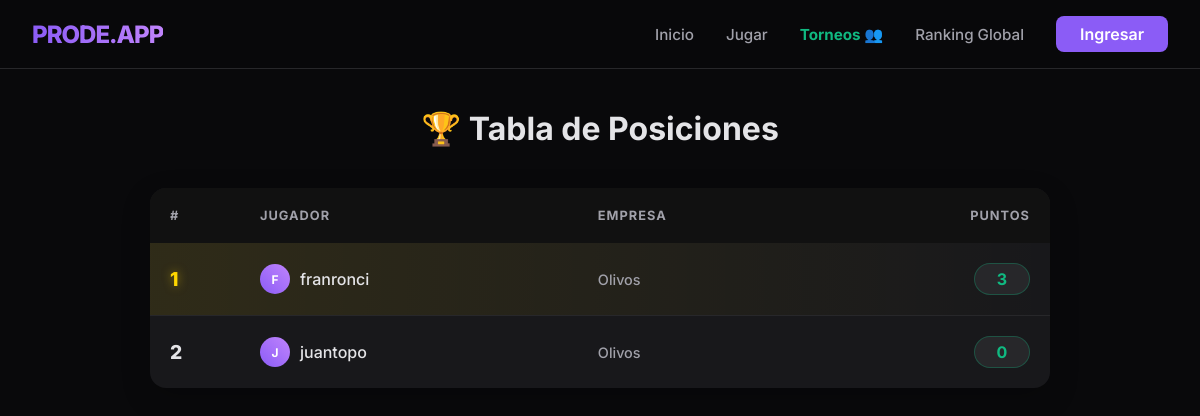
The page /ranking/ on the database its author committed.
### core/models.py (models this page shows, shortened)
class PerfilEmpleado(models.Model):
    usuario = models.OneToOneField(User, on_delete=models.CASCADE)
    empresa = models.ForeignKey(Empresa, on_delete=models.CASCADE)
    puntos_totales = models.IntegerField(default=0)

class Empresa(models.Model):
    nombre = models.CharField(max_length=100)
    codigo_acceso = models.CharField(max_length=50, unique=True)

### core/views.py (the view)
# urls.py: path('ranking/', views.ranking, name='ranking'),
def ranking(request):
    perfiles = PerfilEmpleado.objects.all().order_by('-puntos_totales')
    return render(request, 'ranking.html', {'perfiles': perfiles})

### templates/ranking.html (shortened to what this page needs)
{% extends 'base.html' %}
{% block content %}
    <h1 style="text-align: center; margin-bottom: 40px;">🏆 Tabla de Posiciones</h1>
    <table class="ranking-table">
        <thead>
            <tr>
                <th width="10%">#</th>
                <th>Jugador</th>
                <th>Empresa</th>
                <th style="text-align: right;">Puntos</th>
            </tr>
        </thead>
        <tbody>
            {% for perfil in perfiles %}
            <tr class="{% if forloop.counter == 1 %}rank-1{% endif %}">
                <td class="pos-number" style="font-weight: 800; font-size: 1.2rem;">
                    {{ forloop.counter }}
                </td>
                <td>
                    <div style="display: flex; align-items: center; gap: 10px;">
                        <div style="width: 30px; height: 30px; background: linear-gradient(45deg, var(--primary), #c084fc); border-radius: 50%; display: flex; align-items: center; justify-content: center; font-size: 12px; font-weight: bold; color: white;">
                            {{ perfil.usuario.username|slice:":1"|upper }}
                        </div>
                        {{ perfil.usuario.username }}
                    </div>
                </td>
                <td style="color: var(--text-muted); font-size: 0.9rem;">
                    {{ perfil.empresa.nombre|default:"-" }}
                </td>
                <td style="text-align: right;">
                    <span class="points-bubble">{{ perfil.puntos_totales }}</span>
                </td>
            </tr>
            {% empty %}
            <tr>
                <td colspan="4" style="text-align: center; padding: 40px; color: var(--text-muted);">
                    Aún no hay datos para mostrar.
                </td>
            </tr>
            {% endfor %}
        </tbody>
    </table>
{% endblock %}

### templates/base.html (shortened to what this page needs)
<!DOCTYPE html>
<html lang="es">
<head>
</head>
<body>
    <nav class="navbar">
        <a href="{% url 'home' %}" class="logo">PRODE.APP</a>
        <div class="nav-links">
            <a href="{% url 'home' %}" class="nav-item">Inicio</a>
            <a href="{% url 'prode' %}" class="nav-item">Jugar</a>
            <a href="{% url 'mis_torneos' %}" class="nav-item" style="color: var(--accent); font-weight: 700;">Torneos 👥</a>
            <a href="{% url 'ranking' %}" class="nav-item">Ranking Global</a>
            {% if user.is_authenticated %}
                <span style="font-size: 14px; color: var(--text-muted);">|</span>
                <span style="font-size: 14px;">{{ user.username }}</span>
                <form action="{% url 'logout' %}" method="post" style="display:inline;">
                    {% csrf_token %}
                    <button type="submit" class="btn-logout">Salir</button>
                </form>
            {% else %}
                <a href="{% url 'login' %}" class="btn-login">Ingresar</a>
            {% endif %}
        </div>
    </nav>
    <div class="container fade-in">
        {% block content %}
        {% endblock %}
    </div>
</body>
</html>

### templates/base.html (style rules this page uses)
:root { --bg-color: #09090b; --card-bg: #18181b; --card-border: #27272a; --text-main: #e4e4e7; --text-muted: #a1a1aa; --primary: #8b5cf6; --primary-glow: rgba(139, 92, 246, 0.4); --accent: #10b981; --accent-glow: rgba(16, 185, 129, 0.4); --danger: #ef4444; --radius: 16px; --transition: all 0.3s cubic-bezier(0.4, 0, 0.2, 1); }
body { font-family: 'Inter', sans-serif; background-color: var(--bg-color); color: var(--text-main); margin: 0; padding: 0; min-height: 100vh; overflow-x: hidden; }
a { text-decoration: none; color: inherit; transition: var(--transition); }
.fade-in { animation: fadeIn 0.6s ease-out forwards; }
.navbar { background: rgba(9, 9, 11, 0.85); backdrop-filter: blur(12px); border-bottom: 1px solid var(--card-border); padding: 1rem 2rem; display: flex; justify-content: space-between; align-items: center; position: sticky; top: 0; z-index: 100; }
.logo { font-weight: 800; font-size: 1.5rem; letter-spacing: -1px; background: linear-gradient(to right, var(--primary), #c084fc); background-clip: text; -webkit-background-clip: text; color: transparent; }
.nav-links { display: flex; gap: 2rem; align-items: center; }
.nav-item { font-size: 0.95rem; font-weight: 500; color: var(--text-muted); position: relative; }
.nav-item::after { content: ''; position: absolute; width: 0; height: 2px; bottom: -4px; left: 0; background-color: var(--primary); transition: var(--transition); }
.btn-login { background: var(--primary); color: white; padding: 0.5rem 1.5rem; border-radius: 8px; font-weight: 600; }
.container { max-width: 900px; margin: 40px auto; padding: 0 20px; }

### templates/ranking.html (style rules this page uses)
.ranking-table { width: 100%; border-collapse: collapse; background-color: var(--card-bg); border-radius: 16px; overflow: hidden; box-shadow: 0 10px 30px rgba(0,0,0,0.2); }
.ranking-table th { background-color: #111; color: var(--text-muted); text-transform: uppercase; font-size: 0.8rem; letter-spacing: 1px; padding: 20px; text-align: left; }
.ranking-table td { padding: 20px; border-bottom: 1px solid var(--card-border); color: var(--text-main); font-weight: 500; }
.ranking-table tr:last-child td { border-bottom: none; }
.rank-1 { background: linear-gradient(90deg, rgba(255, 215, 0, 0.1), transparent); }
.rank-1 .pos-number { color: #ffd700; text-shadow: 0 0 10px rgba(255, 215, 0, 0.5); }
.points-bubble { background-color: #27272a; color: var(--accent); padding: 5px 12px; border-radius: 50px; font-weight: bold; display: inline-block; min-width: 30px; text-align: center; border: 1px solid rgba(16, 185, 129, 0.3); }

### rows shown on the page
PerfilEmpleado: usuario.username "F", usuario.username "franronci", empresa.nombre "Olivos", puntos_totales "3"
PerfilEmpleado: usuario.username "J", usuario.username "juantopo", empresa.nombre "Olivos", puntos_totales "0"
